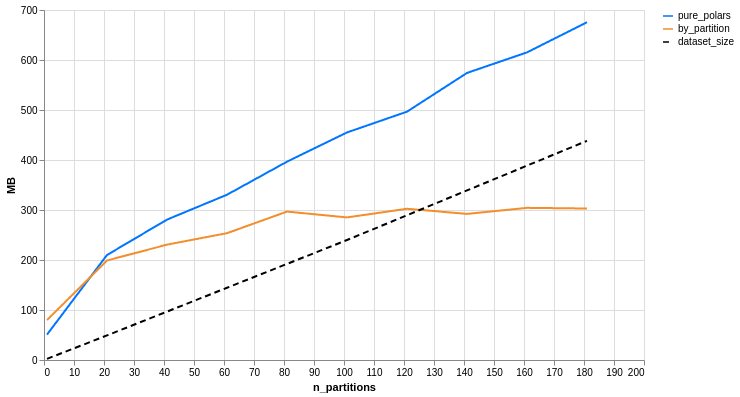

Notebook code for this chart:
### Code cell
import altair as alt

subset = results_df.filter(pl.col("worker").is_in(["pure_polars", "by_partition"]))

long_df = pl.concat([
    subset.select("n_partitions", "worker", pl.col("peak_rss_mb").alias("value")),
    subset.filter(pl.col("worker") == "pure_polars").select(
        "n_partitions",
        pl.lit("dataset_size").alias("worker"),
        pl.col("dataset_size_mb").alias("value"),
    ),
])

chart = (
    alt
    .Chart(long_df)
    .mark_line()
    .encode(
        x=alt.X("n_partitions:Q", title="n_partitions"),
        y=alt.Y("value:Q", title="MB"),
        color=alt.Color(
            "worker:N",
            scale=alt.Scale(
                domain=["pure_polars", "by_partition", "dataset_size"],
                range=["#0075ff", "#F28E2B", "#000000"],
            ),
            legend=alt.Legend(title=None),
        ),
        strokeDash=alt.StrokeDash(
            "worker:N",
            scale=alt.Scale(
                domain=["pure_polars", "by_partition", "dataset_size"],
                range=[[1, 0], [1, 0], [6, 4]],
            ),
            legend=None,
        ),
    )
    .properties(width=600, height=350)
)

chart.save("dwp-vs-polars-partitioned.png", scale_factor=4)
display(chart)  # type: ignore

### Figure 1 — Vega-Lite specification as saved in the notebook (floating-point values rounded to 4 significant figures)
{"config": {"view": {"continuousWidth": 300, "continuousHeight": 300}}, "data": {"name": "data-10cd298ac21c718bffec9864a8ab0a66"}, "mark": {"type": "line"}, "encoding": {"color": {"field": "worker", "legend": {"title": null}, "scale": {"domain": ["pure_polars", "by_partition", "dataset_size"], "range": ["#0075ff", "#F28E2B", "#000000"]}, "type": "nominal"}, "strokeDash": {"field": "worker", "legend": null, "scale": {"domain": ["pure_polars", "by_partition", "dataset_size"], "range": [[1, 0], [1, 0], [6, 4]]}, "type": "nominal"}, "x": {"field": "n_partitions", "title": "n_partitions", "type": "quantitative"}, "y": {"field": "value", "title": "MB", "type": "quantitative"}}, "height": 350, "width": 600, "$schema": "https://vega.github.io/schema/vega-lite/v6.4.1.json", "datasets": {"data-10cd298ac21c718bffec9864a8ab0a66": [{"n_partitions": 1, "worker": "pure_polars", "value": 50.8}, {"n_partitions": 1, "worker": "by_partition", "value": 79.91}, {"n_partitions": 21, "worker": "pure_polars", "value": 210.0}, {"n_partitions": 21, "worker": "by_partition", "value": 199.0}, {"n_partitions": 41, "worker": "pure_polars", "value": 280.8}, {"n_partitions": 41, "worker": "by_partition", "value": 230.7}, {"n_partitions": 61, "worker": "pure_polars", "value": 330.5}, {"n_partitions": 61, "worker": "by_partition", "value": 253.6}, {"n_partitions": 81, "worker": "pure_polars", "value": 396.6}, {"n_partitions": 81, "worker": "by_partition", "value": 296.9}, {"n_partitions": 101, "worker": "pure_polars", "value": 455.1}, {"n_partitions": 101, "worker": "by_partition", "value": 285.2}, {"n_partitions": 121, "worker": "pure_polars", "value": 496.6}, {"n_partitions": 121, "worker": "by_partition", "value": 302.5}, {"n_partitions": 141, "worker": "pure_polars", "value": 574.1}, {"n_partitions": 141, "worker": "by_partition", "value": 292.2}, {"n_partitions": 161, "worker": "pure_polars", "value": 615.2}, {"n_partitions": 161, "worker": "by_partition", "value": 304.3}, {"n_partitions": 181, "worker": "pure_polars", "value": 675.5}, {"n_partitions": 181, "worker": "by_partition", "value": 303.0}, {"n_partitions": 1, "worker": "dataset_size", "value": 2.289}, {"n_partitions": 21, "worker": "dataset_size", "value": 49.11}, {"n_partitions": 41, "worker": "dataset_size", "value": 96.8}, {"n_partitions": 61, "worker": "dataset_size", "value": 144.5}, {"n_partitions": 81, "worker": "dataset_size", "value": 192.2}, {"n_partitions": 101, "worker": "dataset_size", "value": 239.9}, {"n_partitions": 121, "worker": "dataset_size", "value": 289.5}, {"n_partitions": 141, "worker": "dataset_size", "value": 339.1}, {"n_partitions": 161, "worker": "dataset_size", "value": 388.7}, {"n_partitions": 181, "worker": "dataset_size", "value": 438.3}]}}
